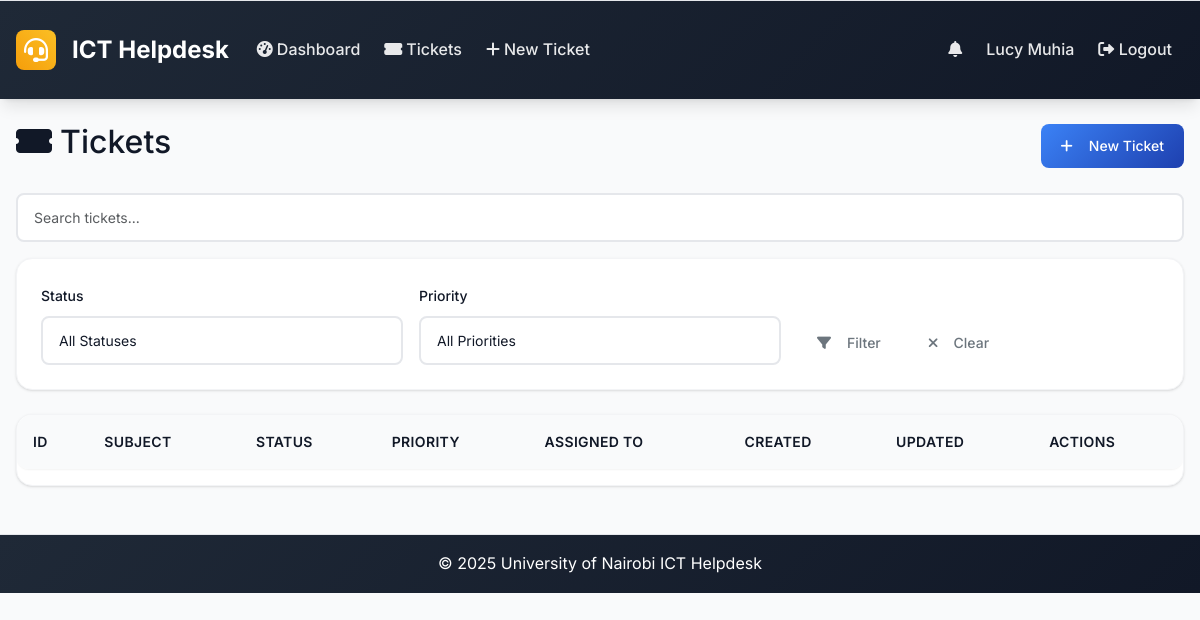
The app's page /tickets (signed in), older data.
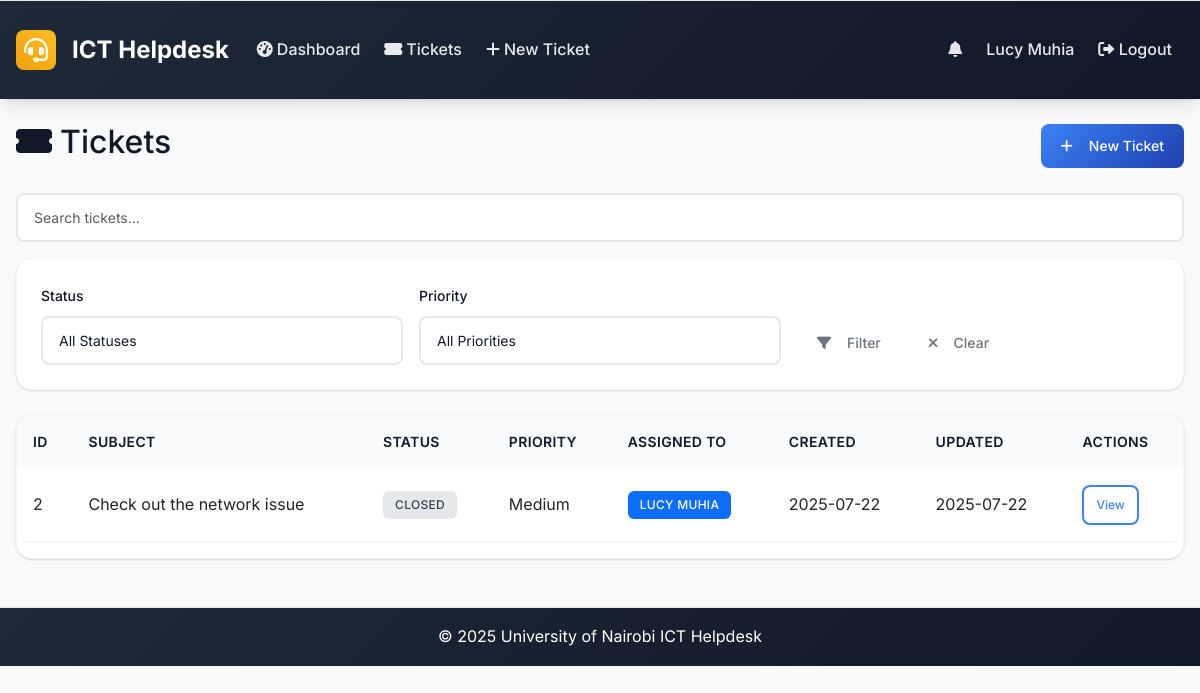
The same page, newer data.
### models.py (models this page shows, shortened)
class User(UserMixin, db.Model):
    id = db.Column(db.Integer, primary_key=True)
    username = db.Column(db.String(64), unique=True, nullable=False)
    email = db.Column(db.String(120), unique=True, nullable=False)
    password_hash = db.Column(db.String(256), nullable=False)
    full_name = db.Column(db.String(100), nullable=False)
    role = db.Column(db.String(20), nullable=False, default='user')  # admin, intern, user
    created_at = db.Column(db.DateTime, default=datetime.utcnow)
    is_active = db.Column(db.Boolean, default=True)
    is_verified = db.Column(db.Boolean, default=False)
    verification_token = db.Column(db.String(128), nullable=True)
    tickets_created = db.relationship('Ticket', foreign_keys='Ticket.created_by_id', backref='creator', lazy='dynamic')
    assigned_tickets = db.relationship('Ticket', secondary='ticket_assignees', back_populates='assignees', lazy='selectin')
    comments = db.relationship('Comment', backref='author', lazy='dynamic')

class Ticket(db.Model):
    id = db.Column(db.Integer, primary_key=True)
    location = db.Column(db.String(200), nullable=False)
    description = db.Column(Text, nullable=False)
    status = db.Column(db.String(20), nullable=False, default='open')  # open, in_progress, resolved, closed
    priority = db.Column(db.String(20), nullable=False, default='medium')  # low, medium, high, urgent
    created_at = db.Column(db.DateTime, default=datetime.utcnow)
    updated_at = db.Column(db.DateTime, default=datetime.utcnow, onupdate=datetime.utcnow)
    closed_at = db.Column(db.DateTime)
    closed_by_id = db.Column(db.Integer, db.ForeignKey('user.id'), nullable=True)
    due_date = db.Column(db.DateTime, nullable=True)
    created_by_id = db.Column(db.Integer, db.ForeignKey('user.id'), nullable=True)
    category_id = db.Column(db.Integer, db.ForeignKey('category.id'))
    comments = db.relationship('Comment', backref='ticket', lazy='dynamic', cascade='all, delete-orphan')
    attachments = db.relationship('Attachment', backref='ticket', lazy='dynamic', cascade='all, delete-orphan')
    assignees = db.relationship('User', secondary=ticket_assignees, back_populates='assigned_tickets', lazy='selectin')
    closed_by = db.relationship('User', foreign_keys=[closed_by_id], backref='closed_tickets')

### routes.py (the view)
@app.route('/tickets')
@login_required
def tickets_list():
    page = request.args.get('page', 1, type=int)
    status_filter = request.args.get('status', '')
    priority_filter = request.args.get('priority', '')
    query = Ticket.query
    if current_user.role == 'user':
        query = query.filter_by(created_by_id=current_user.id)
    elif current_user.role == 'intern':
        query = query.filter(Ticket.assignees.any(id=current_user.id))
    if status_filter:
        query = query.filter_by(status=status_filter)
    if priority_filter:
        query = query.filter_by(priority=priority_filter)
    tickets = query.order_by(desc(Ticket.created_at)).paginate(
        page=page, per_page=10, error_out=False
    )
    return render_template('tickets_list.html', tickets=tickets, status_filter=status_filter, priority_filter=priority_filter)

### app.py (called while the page is built)
@login_manager.user_loader
def load_user(user_id):
    from models import User
    return User.query.get(int(user_id))

@app.context_processor
def inject_now():
    return {'now': datetime.utcnow}

### routes.py (called while the page is built)
@app.context_processor
def inject_datetime():
    return dict(datetime=datetime)

### templates/tickets_list.html (shortened to what this page needs)
{% extends "base.html" %}
{% block content %}
<div class="d-flex justify-content-between align-items-center mb-4">
    <h2><i class="fas fa-ticket-alt me-2"></i>Tickets</h2>
    <a href="{{ url_for('new_ticket') }}" class="btn btn-primary">
        <i class="fas fa-plus me-2"></i>New Ticket
    </a>
</div>
<div class="mb-3">
    <input type="text" id="ticket-search" class="form-control" placeholder="Search tickets...">
</div>
<div class="card mb-4">
    <div class="card-body">
        <form method="GET" class="row g-3">
            <div class="col-md-4">
                <label class="form-label">Status</label>
                <select name="status" class="form-control">
                    <option value="">All Statuses</option>
                </select>
            </div>
            <div class="col-md-4">
                <label class="form-label">Priority</label>
                <select name="priority" class="form-control">
                    <option value="">All Priorities</option>
                </select>
            </div>
            <div class="col-md-4 d-flex align-items-end">
                <button type="submit" class="btn btn-outline-secondary me-2">
                    <i class="fas fa-filter me-2"></i>Filter
                </button>
                <a href="{{ url_for('tickets_list') }}" class="btn btn-outline-secondary">
                    <i class="fas fa-times me-2"></i>Clear
                </a>
            </div>
        </form>
    </div>
</div>
<div class="card">
    <div class="table-responsive">
        <table class="table" id="tickets-table">
            <thead>
                <tr>
                    <th>ID</th>
                    <th>Subject</th>
                    <th>Status</th>
                    <th>Priority</th>
                    <th>Assigned To</th>
                    <th>Created</th>
                    <th>Updated</th>
                    <th>Actions</th>
                </tr>
            </thead>
            <tbody>
                {% for ticket in tickets.items %}
                <tr>
                    <td>{{ ticket.id }}</td>
                    <td>{{ ticket.title or ticket.description[:40] }}</td>
                    <td><span class="badge badge-status-{{ ticket.status|replace(' ', '_') }}">{{ ticket.status.title() }}</span></td>
                    <td>{{ ticket.priority.title() }}</td>
                    <td>
                        {% if ticket.assignees|length > 0 %}
                            {% for user in ticket.assignees %}
                                <span class="badge bg-primary">{{ user.full_name }}</span>{% if not loop.last %}, {% endif %}
                            {% endfor %}
                        {% else %}
                            <span class="text-muted">Unassigned</span>
                        {% endif %}
                    </td>
                    <td>{{ ticket.created_at.strftime('%Y-%m-%d') }}</td>
                    <td>{{ ticket.updated_at.strftime('%Y-%m-%d') }}</td>
                    <td>
                        <a href="{{ url_for('ticket_detail', id=ticket.id) }}" class="btn btn-sm btn-outline-primary">View</a>
                    </td>
                </tr>
                {% endfor %}
            </tbody>
        </table>
    </div>
</div>
{% endblock %}

### templates/base.html (shortened to what this page needs)
<!DOCTYPE html>
<html lang="en">
<head>
    <link href="https://cdn.jsdelivr.net/npm/bootstrap@5.3.0/dist/css/bootstrap.min.css" rel="stylesheet">
    <link href="https://cdnjs.cloudflare.com/ajax/libs/font-awesome/6.0.0/css/all.min.css" rel="stylesheet">
    <link href="{{ url_for('static', filename='css/custom.css') }}" rel="stylesheet">
</head>
<body>
    <nav class="navbar navbar-expand-lg navbar-dark footer-sky">
        <div class="container-fluid px-3">
            <a class="navbar-brand" href="{{ url_for('index') }}">
                <i class="fas fa-headset me-2"></i>ICT Helpdesk
            </a>
            <div class="collapse navbar-collapse" id="navbarNav">
                <ul class="navbar-nav me-auto mb-2 mb-lg-0">
                    {% if current_user.is_authenticated %}
                    <li class="nav-item">
                        <a class="nav-link" href="{{ url_for('dashboard') }}">
                            <i class="fas fa-tachometer-alt me-1"></i>Dashboard
                        </a>
                    </li>
                    <li class="nav-item">
                        <a class="nav-link" href="{{ url_for('tickets_list') }}">
                            <i class="fas fa-ticket-alt me-1"></i>Tickets
                        </a>
                    </li>
                    <li class="nav-item">
                        <a class="nav-link" href="{{ url_for('new_ticket') }}">
                            <i class="fas fa-plus me-1"></i>New Ticket
                        </a>
                    </li>
                    {% endif %}
                </ul>
                <ul class="navbar-nav ms-auto mb-2 mb-lg-0">
                    {% if current_user.is_authenticated %}
                    {% if current_user.role in ['admin', 'intern'] %}
                    <li class="nav-item dropdown">
                        <a class="nav-link position-relative" href="#" id="notificationsDropdown" role="button" data-bs-toggle="dropdown" aria-expanded="false">
                            <i class="fas fa-bell"></i>
                        </a>
                    </li>
                    {% endif %}
                    <li class="nav-item">
                        <span class="nav-link">{{ current_user.full_name }}</span>
                    </li>
                    <li class="nav-item">
                        <a class="nav-link" href="{{ url_for('logout') }}"><i class="fas fa-sign-out-alt"></i> Logout</a>
                    </li>
                    {% endif %}
                </ul>
            </div>
        </div>
    </nav>
    <main class="container-fluid my-4 px-3">
        {% block content %}{% endblock %}
    </main>
    <footer class="footer-sky py-3 mt-5">
        <div class="container text-center">
            <span>&copy; {{ datetime.utcnow().year }} University of Nairobi ICT Helpdesk</span>
        </div>
    </footer>
</body>
</html>

Row changes from the older to the newer data that the page shows:
added Ticket: id "2", description "Check out the network issue", status "CLOSED", priority "Medium", created_at "2025-07-22", updated_at "2025-07-22", User (full_name "LUCY MUHIA")
